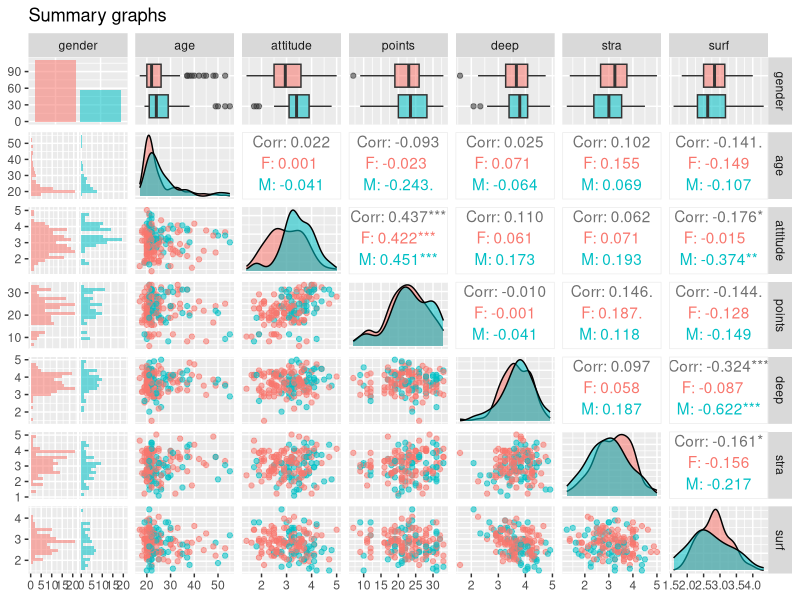

Write the R code that produced this figure.
## ---- chunk 1
data <- read.csv('data/analysis_dataset.csv')
head(data)
dim(data)
str(data)

## ---- chunk 2
library(ggplot2)
library(GGally)

p <- ggpairs(data, mapping = aes(col = gender, alpha = 0.4), lower = list(combo = wrap('facethist', bins = 20)))
# add a main title and draw the plot
p <- p + ggtitle('Summary graphs')
p

